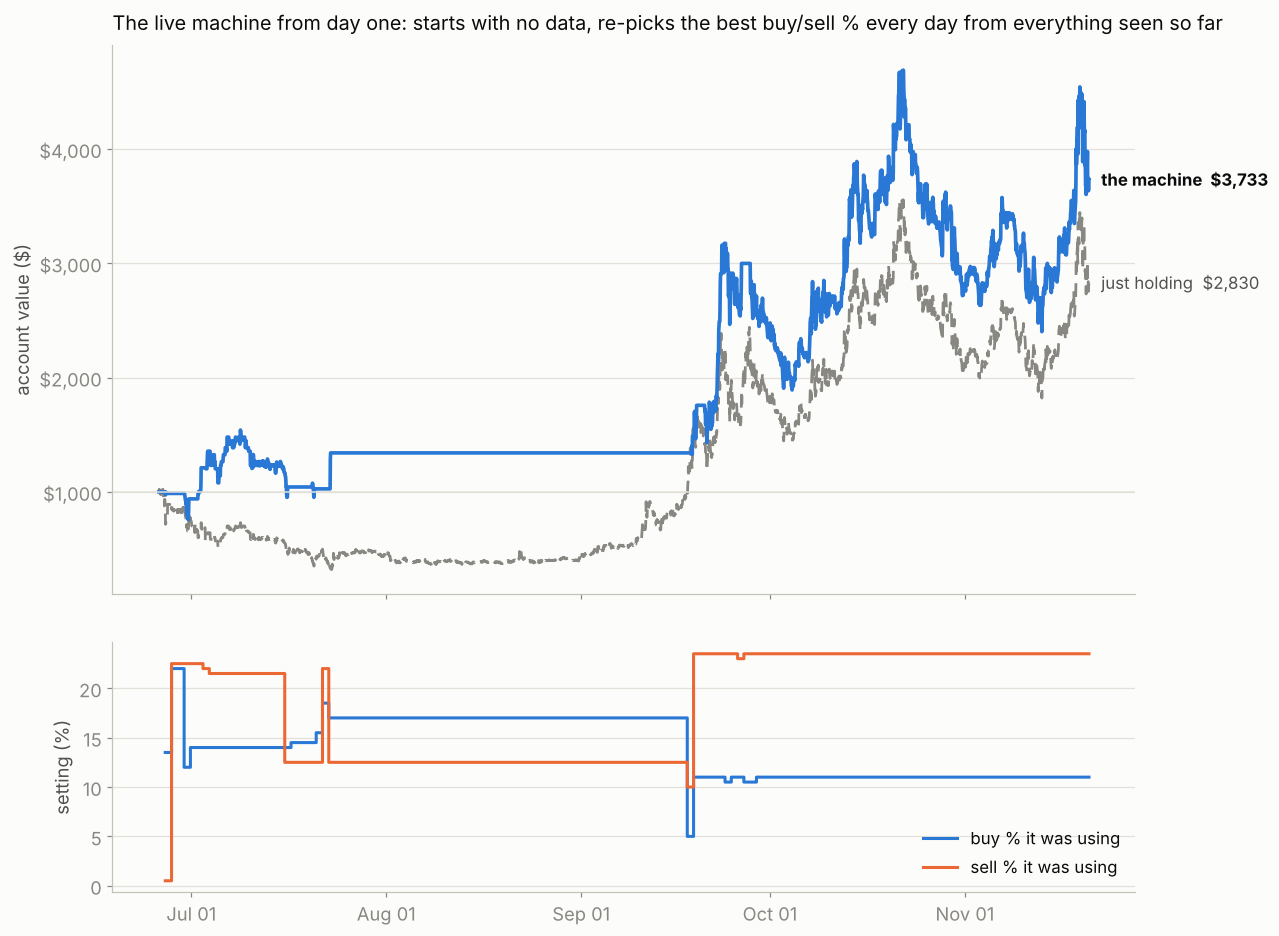

This figure's Python source:
#!/usr/bin/env python3
"""
Replay the live machine from PEARL's first day on BigONE, with no data at the start.

Every REFIT minutes it re-runs the whole buy%/sell% landscape (0.5% to 100%) on all
the data it has seen so far, smooths it, and moves to the top of the hill. If no
setting has made money yet, it stays in USDC. Between re-picks it trades minute by
minute, paying 0.7% each side.

    python3 machine_sim.py                  # re-pick once a day -> machine_sim.png, data/machine_sim.csv
    python3 machine_sim.py --refit 60       # every hour (slower)
"""
import argparse
import csv
import multiprocessing as mp

import numpy as np

from landscape import COST, Market, smooth

STEPS = np.round(np.arange(0.5, 100.0001, 0.5), 2)
M = B = S = None


def init():
    global M, B, S
    M = Market(warmup=240)                      # start 4 hours after the first price
    B = [M.buys(x) for x in STEPS]
    S = [M.sells(x) for x in STEPS]


def pick(end):
    """Top of the smoothed landscape using only minutes before `end`. None = stay in USDC."""
    if end < 60:
        return None
    grid = np.empty((len(STEPS), len(STEPS)))
    for j, b in enumerate(B):
        if not b or b[0] >= end - 1:            # never bought yet at this buy % -> keeps $1000
            grid[:, j] = 1000.0
            continue
        for i, s in enumerate(S):
            grid[i, j] = M.run(b, s, end)[0]
    sm = smooth(grid, 2.0)                      # about 1% wide
    i, j = np.unravel_index(sm.argmax(), sm.shape)
    if sm[i, j] <= 1000.0:
        return None
    return float(STEPS[j]), float(STEPS[i]), float(sm[i, j])


def main():
    ap = argparse.ArgumentParser(description=__doc__, formatter_class=argparse.RawDescriptionHelpFormatter)
    ap.add_argument("--refit", type=int, default=1440, help="minutes between re-picks")
    a = ap.parse_args()

    init()
    m, c = M, M.close
    ends = list(range(a.refit, m.n, a.refit))
    print(f"{m.time[0]:%b %d %H:%M} -> {m.time[-1]:%b %d %H:%M}: {m.n:,} minutes, {len(ends):,} re-picks "
          f"x {len(STEPS) ** 2:,} settings each", flush=True)
    with mp.Pool(mp.cpu_count(), initializer=init) as pool:
        picks = pool.map(pick, ends, chunksize=8)

    cash, coins, rows, trades = 1000.0, 0.0, [], 0
    setting = None
    for k in range(m.n - 1):
        if k % a.refit == 0 and k > 0:
            setting = picks[k // a.refit - 1]
        if setting:
            b, s, _ = setting
            if coins == 0 and m.at_low[k] and m.chg4[k] <= -b:
                coins, cash = cash / (c[k + 1] * (1 + COST)), 0.0
                trades += 1
            elif coins > 0 and m.near_high[k] and m.up_low[k] >= s:
                cash, coins = coins * c[k + 1] * (1 - COST), 0.0
        if k % 60 == 0:
            rows.append((m.time[k], cash + coins * c[k], 1000 * c[k] / c[0] * (1 - COST),
                         setting[0] if setting else "", setting[1] if setting else ""))
    final = cash + coins * c[-1] * (1 - COST)
    hold = 1000 * c[-1] / c[0] * (1 - COST) ** 2
    rows.append((m.time[-1], final, hold, rows[-1][3], rows[-1][4]))

    with open("data/machine_sim.csv", "w", newline="") as f:
        w = csv.writer(f)
        w.writerow(["time", "machine_$", "just_holding_$", "buy_pct", "sell_pct"])
        for t, v, h, b, s in rows:
            w.writerow([t.strftime("%Y-%m-%d %H:%M"), round(v, 2), round(h, 2), b, s])
    print(f"machine: $1,000 -> ${final:,.0f} with {trades} buys   just holding: ${hold:,.0f}")
    for t, v, h, b, s in rows[:: max(1, len(rows) // 12)]:
        print(f"  {t:%b %d}: machine ${v:>7,.0f}  holding ${h:>7,.0f}  setting {b}/{s}")
    plot(rows, final, hold, a.refit)


def plot(rows, final, hold, refit):
    import matplotlib
    matplotlib.use("Agg")
    import matplotlib.dates as mdates
    import matplotlib.pyplot as plt

    surface, ink, ink2, muted, gridc = "#fcfcfb", "#0b0b0b", "#52514e", "#898781", "#e1e0d9"
    blue, orange = "#2a78d6", "#eb6834"
    plt.rcParams.update({"font.size": 12, "text.color": ink, "axes.labelcolor": ink2,
                         "xtick.color": muted, "ytick.color": muted, "axes.edgecolor": "#c3c2b7"})
    t = [r[0] for r in rows]
    fig, (ax, ax2) = plt.subplots(2, 1, figsize=(12, 10), facecolor=surface, sharex=True,
                                  gridspec_kw={"height_ratios": [2.2, 1], "hspace": 0.12})
    for a_ in (ax, ax2):
        a_.set_facecolor(surface)
        a_.grid(axis="y", color=gridc, lw=0.8)
        for side in ("top", "right"):
            a_.spines[side].set_visible(False)
    ax.plot(t, [r[2] for r in rows], color=muted, lw=1.8, ls=(0, (5, 3)))
    ax.plot(t, [r[1] for r in rows], color=blue, lw=2.4)
    ax.axhline(1000, color=gridc, lw=1)
    ax.annotate(f"just holding  ${hold:,.0f}", (t[-1], rows[-1][2]), xytext=(8, 0), textcoords="offset points",
                va="center", fontsize=11, color=ink2)
    ax.annotate(f"the machine  ${final:,.0f}", (t[-1], rows[-1][1]), xytext=(8, 0), textcoords="offset points",
                va="center", fontsize=11, color=ink, weight="bold")
    ax.set_ylabel("account value ($)")
    ax.yaxis.set_major_formatter(matplotlib.ticker.FuncFormatter(lambda v, _: f"${v:,.0f}"))
    ax.set_title(f"The live machine from day one: starts with no data, re-picks the best buy/sell % every "
                 f"{'hour' if refit == 60 else 'day' if refit == 1440 else f'{refit} minutes'} from everything seen so far",
                 loc="left", fontsize=13, pad=10)
    bs = [(r[0], r[3], r[4]) for r in rows if r[3] != ""]
    ax2.step([x[0] for x in bs], [x[1] for x in bs], where="post", color=blue, lw=2, label="buy % it was using")
    ax2.step([x[0] for x in bs], [x[2] for x in bs], where="post", color=orange, lw=2, label="sell % it was using")
    ax2.set_ylabel("setting (%)")
    ax2.legend(loc="lower right", frameon=False, fontsize=11)
    ax2.xaxis.set_major_formatter(mdates.DateFormatter("%b %d"))
    fig.savefig("machine_sim.png", dpi=110, facecolor=surface, bbox_inches="tight")
    print("saved machine_sim.png")


if __name__ == "__main__":
    main()
